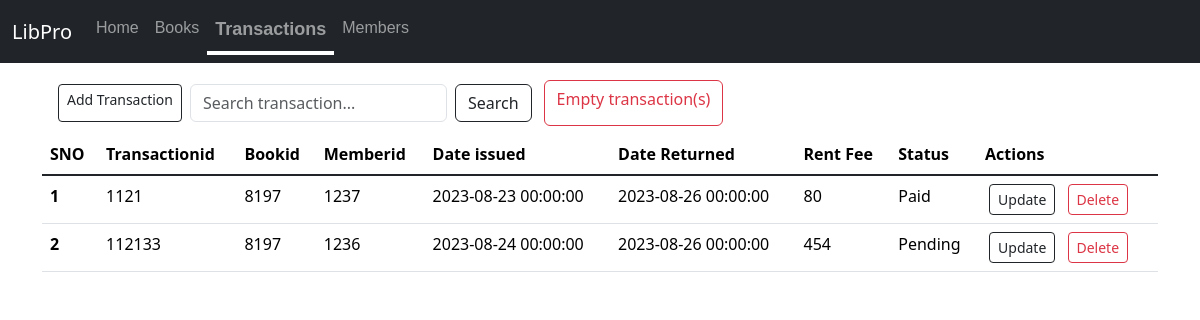
The app's page /transactions, older data.
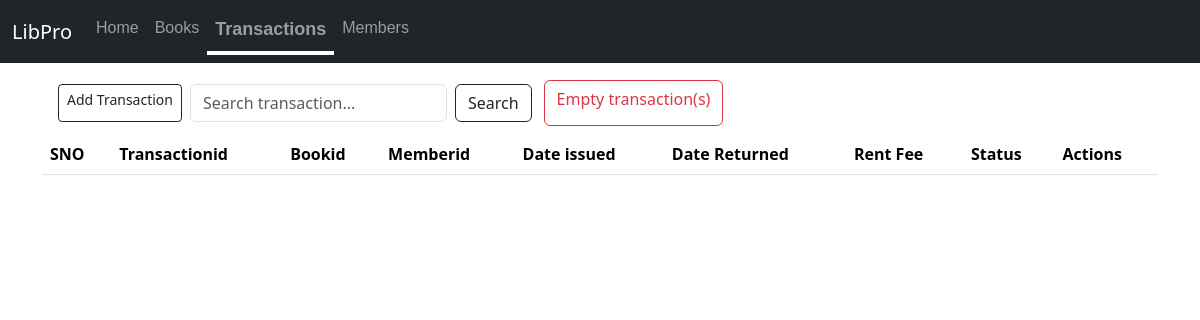
The same page, newer data.
### app.py (models this page shows)
class Transactions(db.Model):
    sno = db.Column(db.Integer, primary_key=True,unique=True)
    Transactionid = db.Column(db.Integer,unique=True)
    bookid = db.Column(db.Integer, nullable=False)
    memberid = db.Column(db.Integer, nullable=False)
    date_issued = db.Column(db.DateTime, nullable=False,default=datetime.date)
    date_returned = db.Column(db.DateTime, nullable=True)
    rent_fee = db.Column(db.Integer, nullable=False)
    status=db.Column(db.String(20),nullable=False)

### app.py (the view, shortened to what this page needs)
@app.route('/<string:table>',methods=['GET','POST'])
def view(table):
    record_class=globals().get(table.capitalize())
    if record_class is None:
        flash("Invalid Operation",'warning')
        return redirect('/')
    else:
        allrecords=record_class.query.all()
        return render_template(f'{table}.html',allrecords=allrecords)

### templates/transactions.html (shortened to what this page needs)
{% extends 'base.html' %}
{% block body %}
<div class="container">
  <div style="display:flex" class="my-2 container">
    <a href="/addrecord/transactions" class="add btn btn-outline-dark btn-sm mx-1 my-1" type="button">Add Transaction</a>
    <form style="width:fit-content" class="d-flex mx-1 my-1" method="POST" action="/search/transactions" role="search">
      <input class="form-control me-2" name="searchitem"  id="searchtran" type="search" placeholder="Search transaction..." aria-label="Search">
      <button class="btn btn-outline-dark"  type="submit">Search</button>
    </form>
    <a class="btn btn-outline-danger mx-2" href="/empty/transactions" type="button">Empty transaction(s)</a>
  </div>
    <table class="table">
        <thead>
          <tr>
            <th scope="col">SNO</th>
            <th scope="col">Transactionid</th>
            <th scope="col">Bookid</th>
            <th scope="col">Memberid</th>
            <th scope="col">Date issued</th>
            <th scope="col">Date Returned</th>
            <th scope="col">Rent Fee</th>
            <th scope="col">Status</th>
            <th scope="col">Actions</th>
          </tr>
        </thead>
        <tbody class="table-group-divider">
          {% for records in allrecords %}
          <tr>
            <th scope="row">{{loop.index}}</th>
            <td>{{records.Transactionid}}</td>
            <td>{{records.bookid}}</td>
            <td>{{records.memberid}}</td>
            <td>{{records.date_issued}}</td>
            <td>{{records.date_returned}}</td>
            <td>{{records.rent_fee}}</td>
            <td>{{records.status}}</td>
            <td>
              <a href="/updaterecord/transactions/{{records.sno}}" class="btn btn-outline-dark btn-sm mx-1">Update</a>
              <a href="/deleterecord/transactions/{{records.sno}}" class="btn btn-outline-danger btn-sm mx-1">Delete</a>
            </td>
          </tr>
          {% endfor %}
        </tbody>
      </table>
</div>
{% endblock body %}

### templates/base.html (shortened to what this page needs)
<!DOCTYPE html>
<html lang="en">
<head>
    <link href="https://cdn.jsdelivr.net/npm/bootstrap@5.3.1/dist/css/bootstrap.min.css" rel="stylesheet">
<link rel="stylesheet" href="{{ url_for('static', filename='css/style.css') }}">
</head>
<body>
    <nav class="navbarl navbar navbar-expand-lg  navbar-dark bg-dark">
        <div class="container-fluid">
          <a class="navbar-brand" href="/">LibPro</a>
          <div class="collapse navbar-collapse" id="navbarSupportedContent">
            <ul class="navbar-nav me-auto mb-2 mb-lg-0">
              <li id="home-nav" class="nav-item">
                <a class=" nav-link" aria-current="page" href="/">Home</a>
              </li>
              <li id="books-nav" class="bg-dark nav-item">
                <a class="nav-link" aria-current="page" href="/books">Books</a>
              </li>
              <li id="transaction-nav" class="nav-item">
                <a class="nav-link" href="/transactions">Transactions</a>
              </li>
              <li id="members-nav" class="nav-item">
                <a class="nav-link" href="/members">Members</a>
              </li>
          </div>
        </div>
      </nav><br><br><br>
      {% block body %}
      {% endblock body %}
    </body>
</html>

### static/css/style.css (style rules this page uses)
.navbar { overflow:visible; position:fixed; top: 0; bottom: 10; width: 100%; margin-bottom: 1ch; }
.navbarl li a { font-family:sans-serif; position:initial; }
.navbarl li a::after { content:""; background-color: rgb(255, 255, 255); height: 2px; width:100%; display: block; transition:0.2s; transform: scale(0); transform-origin:left ; }
.navbarl li.active a { font-size: large; transition: none; font-weight:bolder; }
.navbarl li.active a::after { content: none; background-color: transparent; height: 4px; width: 100%; transition: none; transform: scale(0); font-size: larger; }
.navbar-brand { position:sticky; }
.active { color: rgb(255, 255, 255); font-size: larger; }
.active:after { content:""; background-color: rgb(255, 255, 255); height: 4px; width:100%; display: block; transform: scale(1); }

Row changes from the older to the newer data that the page shows:
removed Transactions: Transactionid "1121", bookid "8197", memberid "1237", date_issued "2023-08-23 00:00:00", date_returned "2023-08-26 00:00:00", rent_fee "80", status "Paid"
removed Transactions: Transactionid "112133", bookid "8197", memberid "1236", date_issued "2023-08-24 00:00:00", date_returned "2023-08-26 00:00:00", rent_fee "454", status "Pending"
